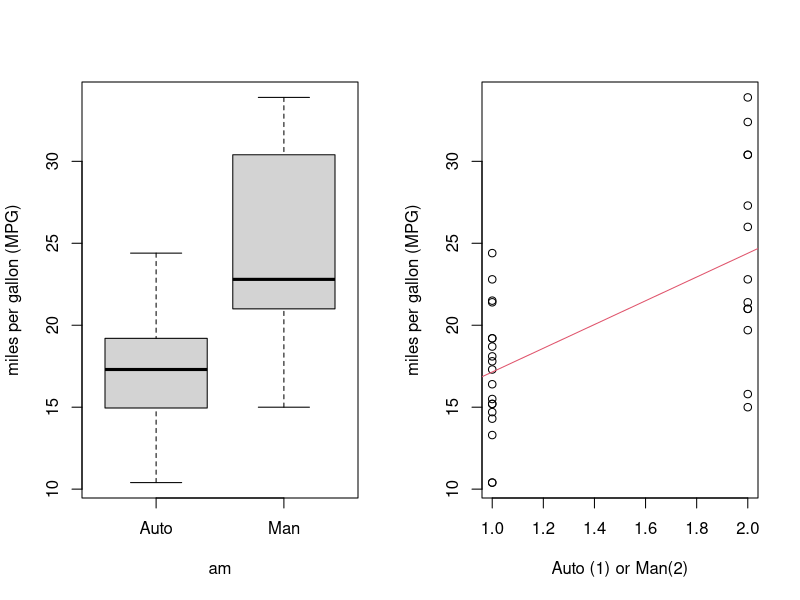

The R script that drew this image:
## ---- chunk 1
knitr::opts_chunk$set(echo = TRUE)
## ---- chunk 2
library(datasets)
mpgData <- with(mtcars, data.frame(mpg, am))
mpgData$am <- factor(mpgData$am, labels = c("Auto", "Man"))
#summary(mpgData)
## ---- chunk 3
summary(mpgData[mpgData$am == "Auto",])
summary(mpgData[mpgData$am == "Man",])
## ---- chunk 4
fit <- lm(mpg ~ as.integer(am), data=mpgData)
summary(fit)
## ---- chunk 5
par(mfrow=c(1,2))
with(mpgData,{
     boxplot(mpg ~ am, 
             ylab = "miles per gallon (MPG)")
     plot(mpg ~ as.integer(am),
             xlab = "Auto (1) or Man(2)",
             ylab = "miles per gallon (MPG)")
     abline(fit, col=2)
     })
